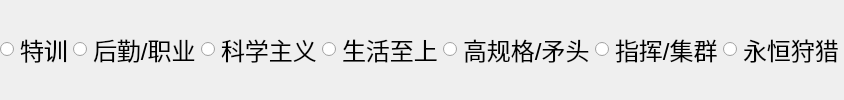
        <widget class="QWidget" name="widget_6" native="true">
         <property name="minimumSize">
          <size>
           <width>0</width>
           <height>0</height>
          </size>
         </property>
         <property name="font">
          <font>
           <family>Arial</family>
           <pointsize>18</pointsize>
          </font>
         </property>
         <layout class="QHBoxLayout" name="horizontalLayout">
          <property name="spacing">
           <number>0</number>
          </property>
          <property name="leftMargin">
           <number>0</number>
          </property>
          <property name="topMargin">
           <number>0</number>
          </property>
          <property name="rightMargin">
           <number>0</number>
          </property>
          <property name="bottomMargin">
           <number>0</number>
          </property>
          <item>
           <widget class="QRadioButton" name="st_1">
            <property name="minimumSize">
             <size>
              <width>0</width>
              <height>0</height>
             </size>
            </property>
            <property name="font">
             <font>
              <family>Arial</family>
              <pointsize>18</pointsize>
             </font>
            </property>
            <property name="cursor">
             <cursorShape>PointingHandCursor</cursorShape>
            </property>
            <property name="text">
             <string>特训</string>
            </property>
           </widget>
          </item>
          <item>
           <widget class="QRadioButton" name="st_2">
            <property name="minimumSize">
             <size>
              <width>0</width>
              <height>0</height>
             </size>
            </property>
            <property name="font">
             <font>
              <family>Arial</family>
              <pointsize>18</pointsize>
             </font>
            </property>
            <property name="cursor">
             <cursorShape>PointingHandCursor</cursorShape>
            </property>
            <property name="text">
             <string>后勤/职业</string>
            </property>
           </widget>
          </item>
          <item>
           <widget class="QRadioButton" name="st_3">
            <property name="minimumSize">
             <size>
              <width>0</width>
              <height>0</height>
             </size>
            </property>
            <property name="font">
             <font>
              <family>Arial</family>
              <pointsize>18</pointsize>
             </font>
            </property>
            <property name="cursor">
             <cursorShape>PointingHandCursor</cursorShape>
            </property>
            <property name="text">
             <string>科学主义</string>
            </property>
           </widget>
          </item>
          <item>
           <widget class="QRadioButton" name="st_4">
            <property name="minimumSize">
             <size>
              <width>0</width>
              <height>0</height>
             </size>
            </property>
            <property name="font">
             <font>
              <family>Arial</family>
              <pointsize>18</pointsize>
             </font>
            </property>
            <property name="cursor">
             <cursorShape>PointingHandCursor</cursorShape>
            </property>
            <property name="text">
             <string>生活至上</string>
            </property>
           </widget>
          </item>
          <item>
           <widget class="QRadioButton" name="st_5">
            <property name="minimumSize">
             <size>
              <width>0</width>
              <height>0</height>
             </size>
            </property>
            <property name="font">
             <font>
              <family>Arial</family>
              <pointsize>18</pointsize>
             </font>
            </property>
            <property name="cursor">
             <cursorShape>PointingHandCursor</cursorShape>
            </property>
            <property name="text">
             <string>高规格/矛头</string>
            </property>
           </widget>
          </item>
          <item>
           <widget class="QRadioButton" name="st_6">
            <property name="minimumSize">
             <size>
              <width>0</width>
              <height>0</height>
             </size>
            </property>
            <property name="font">
             <font>
              <family>Arial</family>
              <pointsize>18</pointsize>
             </font>
            </property>
            <property name="cursor">
             <cursorShape>PointingHandCursor</cursorShape>
            </property>
            <property name="text">
             <string>指挥/集群</string>
            </property>
           </widget>
          </item>
          <item>
           <widget class="QRadioButton" name="st_7">
            <property name="minimumSize">
             <size>
              <width>0</width>
              <height>0</height>
             </size>
            </property>
            <property name="font">
             <font>
              <family>Arial</family>
              <pointsize>18</pointsize>
             </font>
            </property>
            <property name="cursor">
             <cursorShape>PointingHandCursor</cursorShape>
            </property>
            <property name="text">
             <string>永恒狩猎</string>
            </property>
           </widget>
          </item>
         </layout>
        </widget>
